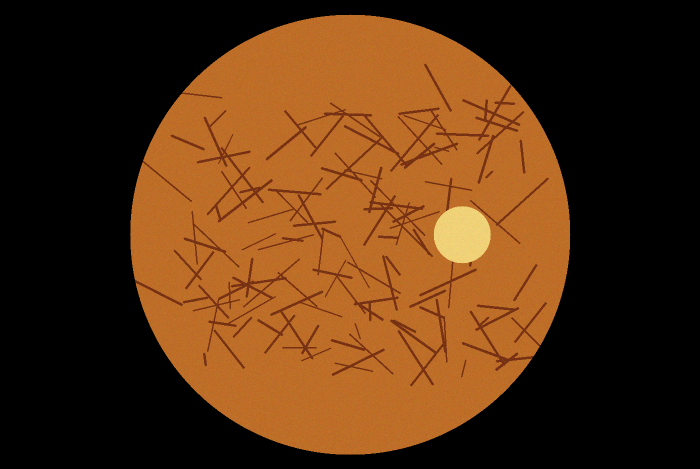
#> input picture tests/fixtures/good.png, 1400 x 938 px (shown at 1/2 size)
$ python make_degraded_set.py --src ../tests/fixtures
#> lines starting #> are read from the running program, lines starting #| are printed output that depends on the picture
"""
Generate a labelled quality test set without hand-labelling anything.

Take N clean fundus images (known good), apply known degradations at known
severities, and you get a perfectly labelled set for free -- plus a severity
knob, which gives you a better result than a plain confusion matrix:
a curve of retake rate vs degradation severity.

Usage:
    python tools/make_degraded_set.py --src data/aptos/clean --out data/qa_set
    python tools/make_degraded_set.py --evaluate data/qa_set
"""

import argparse
import csv
import os
from pathlib import Path

import cv2
import numpy as np


def deg_blur(img, s):
    sigma = 0.5 + s * 6.0
    return cv2.GaussianBlur(img, (0, 0), sigma)


def deg_dark(img, s):
    gamma = 1.0 + s * 2.0
    lut = np.array([((i / 255.0) ** gamma) * 255 for i in range(256)], np.uint8)
    return cv2.LUT(img, lut)


def deg_bright(img, s):
    gamma = 1.0 - s * 0.7
    lut = np.array([((i / 255.0) ** gamma) * 255 for i in range(256)], np.uint8)
    return cv2.LUT(img, lut)


def deg_partial_fov(img, s):
    h, w = img.shape[:2]
    shift = int(s * 0.45 * w)
    M = np.float32([[1, 0, shift], [0, 1, 0]])
    return cv2.warpAffine(img, M, (w, h))


def deg_glare(img, s):
    h, w = img.shape[:2]
    overlay = np.zeros((h, w), np.float32)
    cx, cy = int(w * 0.55), int(h * 0.5)
    radius = int(min(h, w) * (0.05 + s * 0.15))
    cv2.circle(overlay, (cx, cy), radius, 1.0, -1)
    overlay = cv2.GaussianBlur(overlay, (0, 0), radius / 2.0)
    out = img.astype(np.float32)
    for c in range(3):
        out[:, :, c] += overlay * 255 * s
    return np.clip(out, 0, 255).astype(np.uint8)


DEGRADATIONS = {
    "blur": deg_blur,
    "dark": deg_dark,
    "bright": deg_bright,
    "partial_fov": deg_partial_fov,
    "glare": deg_glare,
}

SEVERITIES = [0.2, 0.4, 0.6, 0.8, 1.0]


def build(src, out):
#> called with src = '../tests/fixtures', out = 'data/qa_set'
    src, out = Path(src), Path(out)
    out.mkdir(parents=True, exist_ok=True)
    rows = []

    images = sorted([p for p in src.iterdir()
                     if p.suffix.lower() in (".jpg", ".jpeg", ".png")])
    if not images:
        raise SystemExit(f"No images found in {src}")

    for p in images:
        img = cv2.imread(str(p))
#> img is the input picture: shape (938, 1400, 3); mean B, G, R 18.2, 49.3, 85.5
        if img is None:
            continue

        clean_name = f"{p.stem}__clean.png"
        cv2.imwrite(str(out / clean_name), img)
        rows.append([clean_name, "none", 0.0, "good"])

        for name, fn in DEGRADATIONS.items():
            for s in SEVERITIES:
                dst = f"{p.stem}__{name}_{int(s*100)}.png"
                cv2.imwrite(str(out / dst), fn(img, s))
                label = "bad" if s >= 0.6 else "borderline"
                rows.append([dst, name, s, label])
#> this loop made 5 passes
#> pass 1, in build, `cv2.imwrite(str(out / dst), fn(img, s))`:
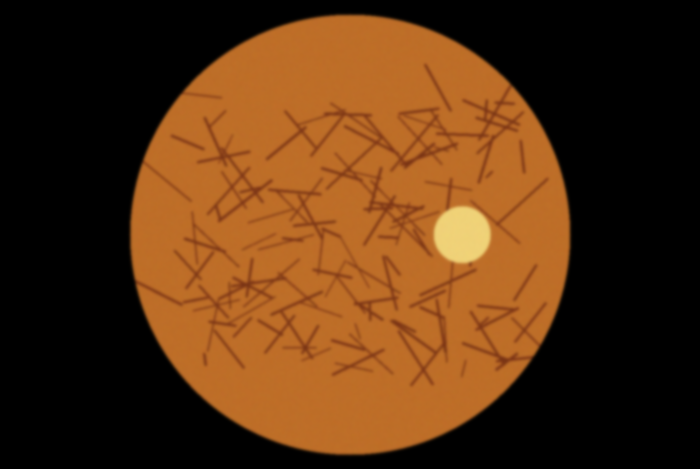
#> saved as good__blur_40.png: shape (938, 1400, 3) (shown at 1/2 size); mean B, G, R 18.2, 49.3, 85.5
#> after the loop, rows = 26 items

    with open(out / "labels.csv", "w", newline="") as f:
        w = csv.writer(f)
        w.writerow(["filename", "degradation", "severity", "label"])
        w.writerows(rows)

    print(f"Wrote {len(rows)} images to {out}")
#| Wrote 26 images to data/qa_set
    print(f"Labels: {out / 'labels.csv'}")


def evaluate(qa_dir):
    """Run the Quality Gate over the set and report retake behaviour."""
    import sys
    sys.path.insert(0, os.getcwd())
    from core.iqa.quality import assess_quality

    qa_dir = Path(qa_dir)
    with open(qa_dir / "labels.csv") as f:
        rows = list(csv.DictReader(f))

    stats = {}
    tp = fp = tn = fn = 0
    for r in rows:
        img = cv2.imread(str(qa_dir / r["filename"]))
        q = assess_quality(img)
        retake = q["verdict"] == "RETAKE"
        key = (r["degradation"], r["severity"])
        stats.setdefault(key, [0, 0])
        stats[key][0] += int(retake)
        stats[key][1] += 1

        if r["label"] == "bad":
            tp += retake
            fn += (not retake)
        elif r["label"] == "good":
            fp += retake
            tn += (not retake)

    print("\nRetake rate by degradation and severity")
    print(f"{'degradation':<14}{'severity':>10}{'retake rate':>14}")
    for (d, s), (n_retake, n) in sorted(stats.items()):
        print(f"{d:<14}{s:>10}{n_retake/n:>13.0%}")

    prec = tp / max(tp + fp, 1)
    rec = tp / max(tp + fn, 1)
    print(f"\nOn clearly-bad vs clearly-good images:")
    print(f"  retake precision : {prec:.2f}   (target >= 0.85)")
    print(f"  retake recall    : {rec:.2f}   (target >= 0.80)")
    print("\nTune configs/thresholds.yaml until both targets are met.")


if __name__ == "__main__":
    ap = argparse.ArgumentParser()
    ap.add_argument("--src", help="folder of clean fundus images")
    ap.add_argument("--out", default="data/qa_set")
    ap.add_argument("--evaluate", metavar="QA_DIR",
                    help="run the Quality Gate over an existing set")
    a = ap.parse_args()

    if a.evaluate:
        evaluate(a.evaluate)
    elif a.src:
        build(a.src, a.out)
    else:
        ap.print_help()
